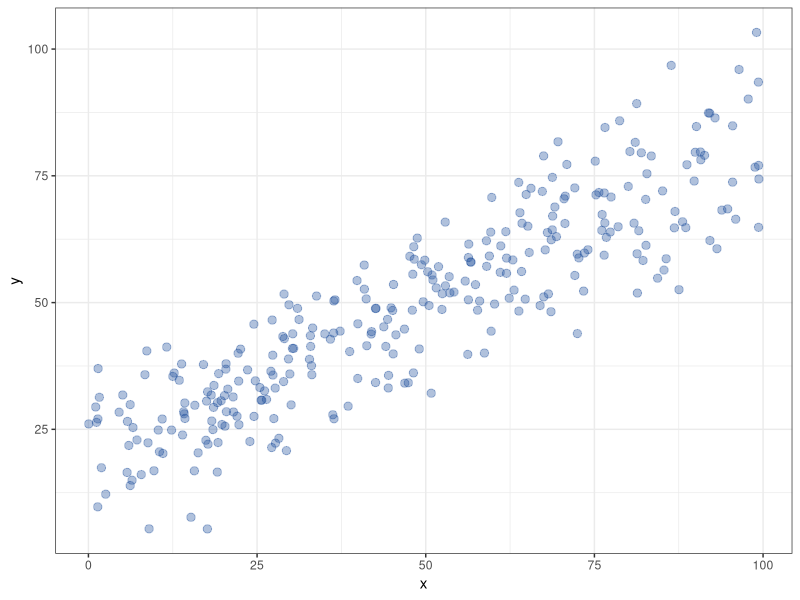
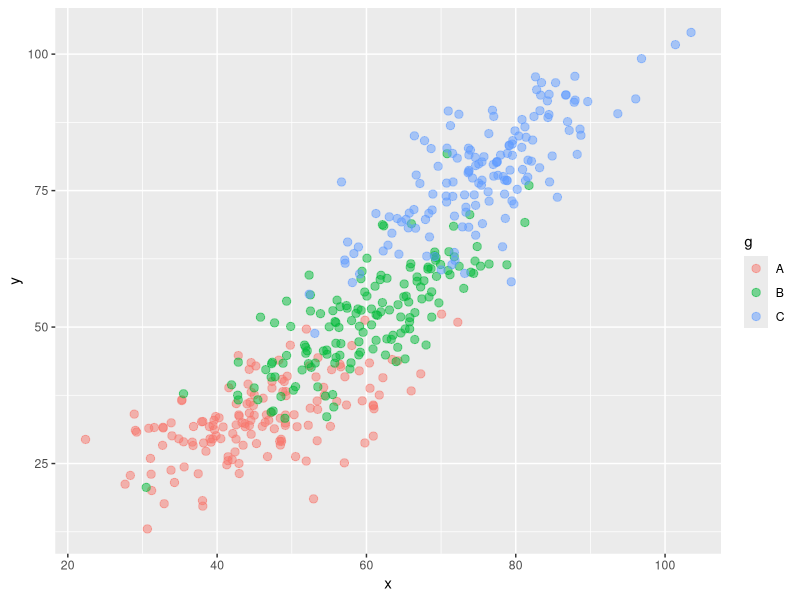
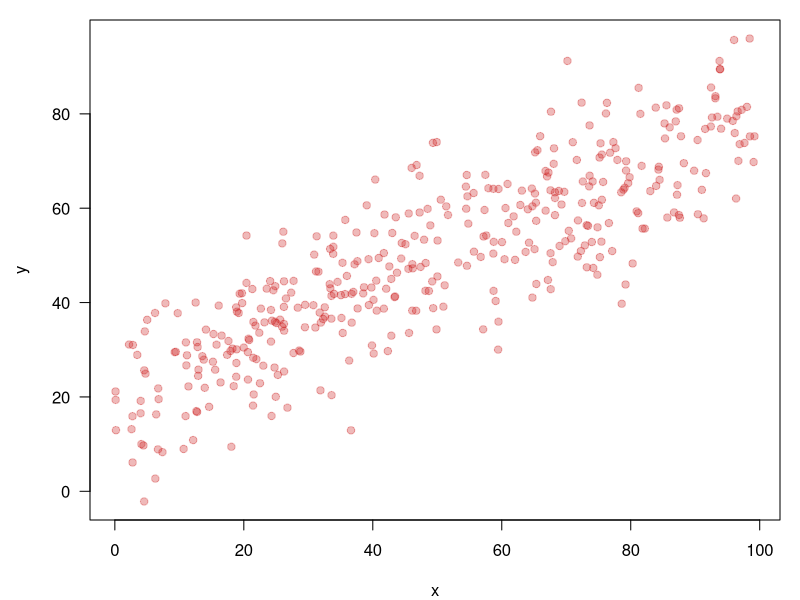
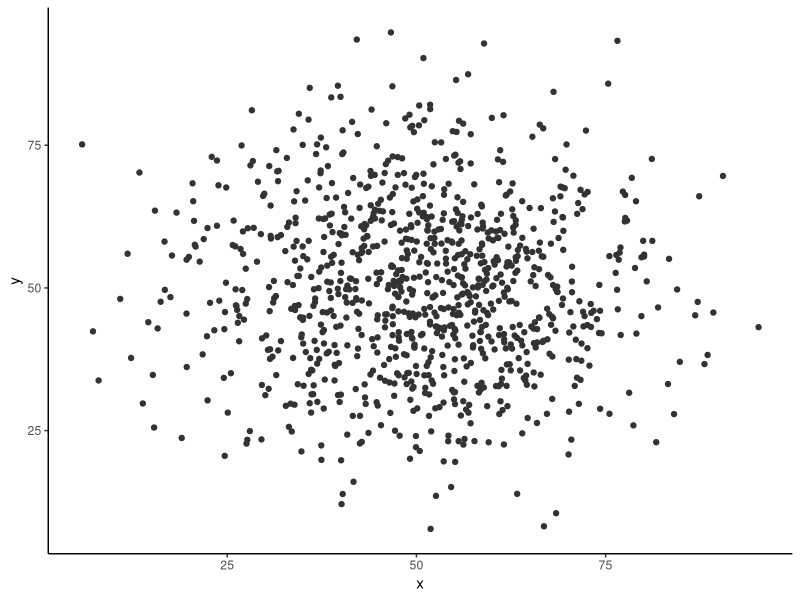
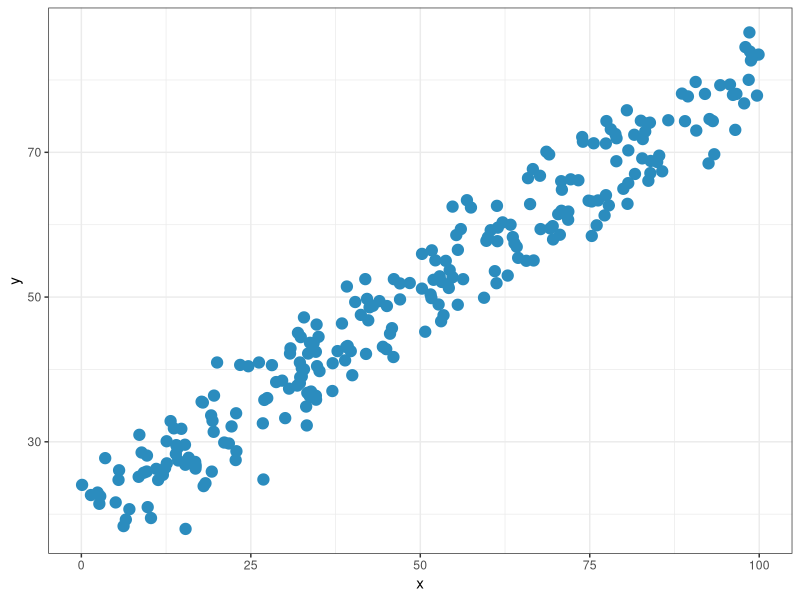
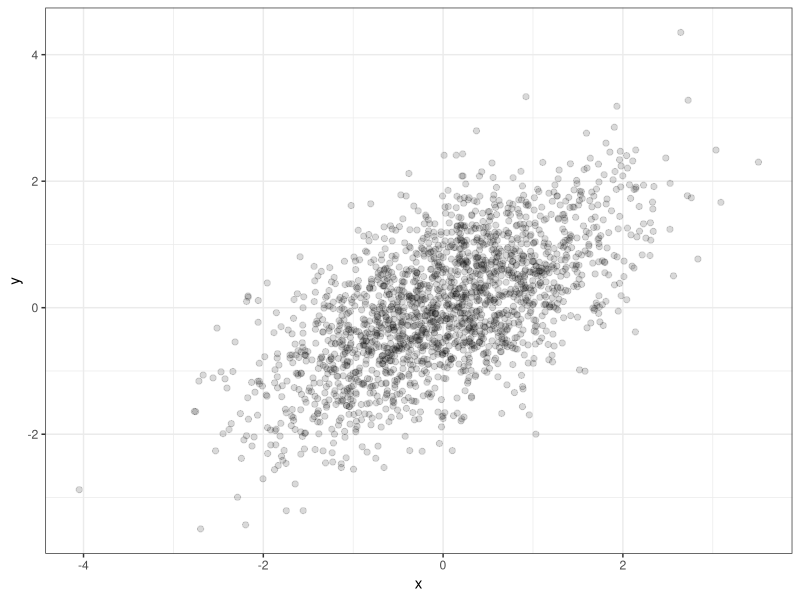
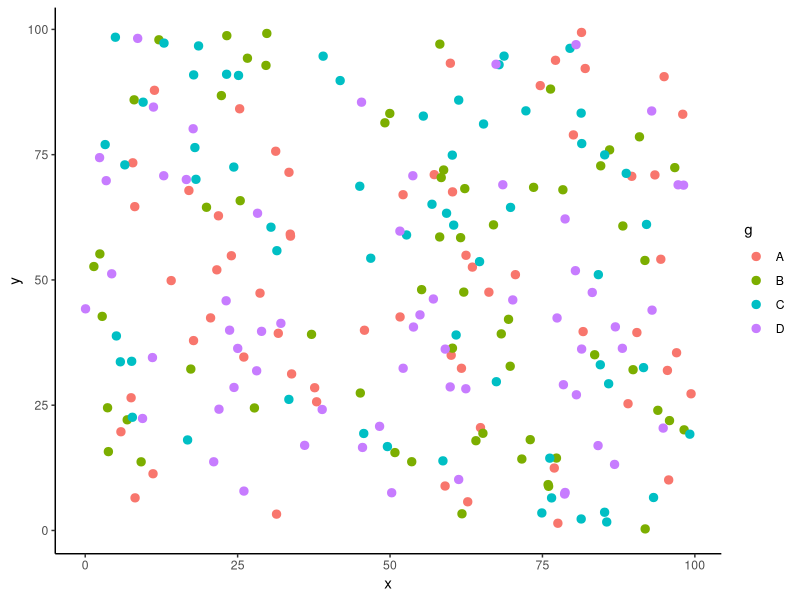
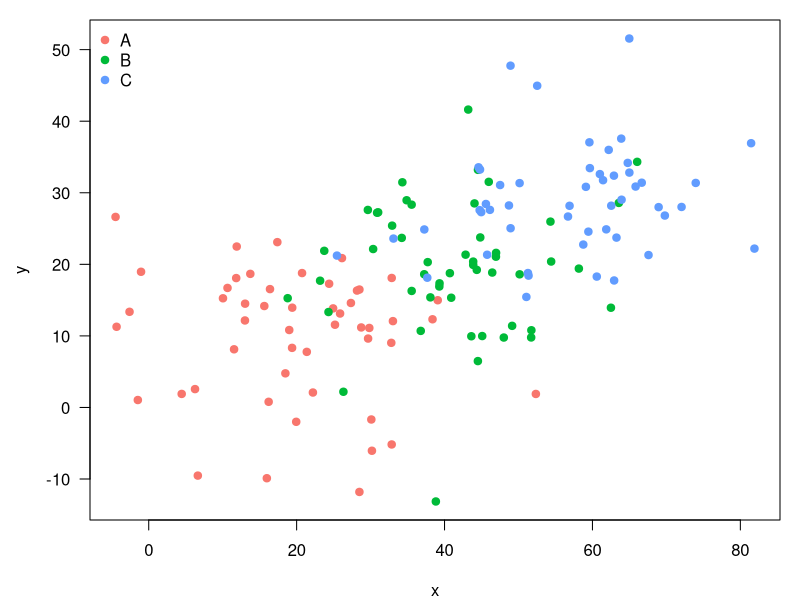

Write R code to recreate these figures, in order.
# bench-r2: scatterplots drawn by R as figures commonly draw them: translucent and overlapping dots, many dots, dots
# in several colors, and dots with fitted lines and curves and their confidence regions. Each image gets a CSV of its
# points in data units (x, y and a group when there are colors) with the tick values in header lines, which the
# benchmark places in the image through the detected ticks (npm run bench -- --set bench-r2).
#
# Usage, from this directory: Rscript make.R   (R 4.x with ggplot2; written with R 4.6.0 and ggplot2 4.0.3 on macOS,
# whose quartz device sets the text in Helvetica)

suppressMessages(library(ggplot2))
set.seed(11)

num <- function(v) paste(trimws(formatC(v, format = "g", digits = 15)), collapse = ", ")
fmt <- function(v) trimws(formatC(v, format = "g", digits = 10))

# the CSV beside an image: tick values (those inside the plot), scales, and the points, with their groups if any
truth <- function(name, x, y, xticks, yticks, group = NULL) {
    rows <- if (is.null(group)) paste(fmt(x), fmt(y), sep = ",") else paste(fmt(x), fmt(y), group, sep = ",")
    lines <- c(
        paste("# x ticks:", num(xticks)), paste("# y ticks:", num(yticks)),
        "# x scale: linear", "# y scale: linear",
        "# source: drawn by bench-r2/make.R", if (is.null(group)) "x,y" else "x,y,group", rows
    )
    writeLines(lines, paste0(name, ".csv"))
}

# a ggplot of data frame d (columns x, y, and g for a group): the tick values are its scales' breaks
gg <- function(name, p, d, width = 6, height = 4.6, dpi = 110) {
    ggsave(paste0(name, ".png"), p, width = width, height = height, dpi = dpi)
    params <- ggplot_build(p)$layout$panel_params[[1]]
    breaks <- function(b) b[!is.na(b)]
    truth(name, d$x, d$y, breaks(params$x$breaks), breaks(params$y$breaks), if ("g" %in% names(d)) d$g else NULL)
}

# of the values `at`, those inside the open plot
inside <- function(at, side) {
    usr <- par("usr")[if (side == 1) 1:2 else 3:4]
    at[at >= usr[1] & at <= usr[2]]
}

# a base-graphics plot of data frame d: `draw` plots it
base <- function(name, d, draw, width = 660, height = 506, res = 96) {
    png(paste0(name, ".png"), width = width, height = height, res = res, type = "quartz")
    par(mar = c(4, 4.5, 1, 1))
    draw()
    truth(name, d$x, d$y, inside(axTicks(1), 1), inside(axTicks(2), 2), if ("g" %in% names(d)) d$g else NULL)
    invisible(dev.off())
}

# a linear trend with noise, and a curved one
linear <- function(n, slope = 0.6, sd = 6) {
    x <- runif(n, 0, 100)
    data.frame(x = x, y = 20 + slope * x + rnorm(n, 0, sd))
}
curved <- function(n, sd = 0.35) {
    x <- runif(n, 0, 10)
    data.frame(x = x, y = sin(x / 1.6) + 0.15 * x + rnorm(n, 0, sd))
}
groups <- function(k, n, f) do.call(rbind, lapply(seq_len(k), function(i) cbind(f(n, i), g = LETTERS[i])))
HUE3 <- c("#F8766D", "#00BA38", "#619CFF") # ggplot2's own palette for three groups

# --- translucent dots ---

d <- linear(300, sd = 9)
gg("gg-alpha", ggplot(d, aes(x, y)) + geom_point(colour = "#1f4e9c", alpha = 0.35, size = 2.5) + theme_bw(), d)
d <- groups(3, 150, function(n, i) {
    x <- rnorm(n, 30 + 15 * i, 9)
    data.frame(x = x, y = 10 + (0.3 + 0.2 * i) * x + rnorm(n, 0, 6))
})
gg("gg-alpha-groups", ggplot(d, aes(x, y, colour = g)) + geom_point(alpha = 0.5, size = 2.5), d)
d <- linear(400, sd = 10)
base("base-alpha", d, function() plot(d$x, d$y, pch = 19, col = rgb(0.8, 0.1, 0.1, 0.3), xlab = "x", ylab = "y", las = 1))

# --- many dots, opaque and overlapping ---

d <- data.frame(x = rnorm(1000, 50, 15), y = rnorm(1000, 50, 15))
gg("gg-many", ggplot(d, aes(x, y)) + geom_point(colour = "#333333", size = 1.5) + theme_classic(), d)
d <- linear(250, sd = 4)
gg("gg-overlap", ggplot(d, aes(x, y)) + geom_point(colour = "#2b8cbe", size = 3.5) + theme_bw(), d)
d <- data.frame(x = rnorm(2000, 0, 1), y = rnorm(2000, 0, 1))
d$y <- 0.6 * d$x + 0.8 * d$y
gg("gg-dense-alpha", ggplot(d, aes(x, y)) + geom_point(alpha = 0.15, size = 1.8) + theme_bw(), d, dpi = 150)

# --- dots in several colors ---

d <- groups(4, 60, function(n, i) data.frame(x = runif(n, 0, 100), y = runif(n, 0, 100)))
gg("gg-colors", ggplot(d, aes(x, y, colour = g)) + geom_point(size = 2.5) + theme_classic(), d)
d <- groups(3, 50, function(n, i) data.frame(x = rnorm(n, 20 * i, 10), y = rnorm(n, 10 * i, 8)))
base("base-colors", d, function() {
    plot(d$x, d$y, pch = 19, col = HUE3[match(d$g, LETTERS)], xlab = "x", ylab = "y", las = 1)
    legend("topleft", legend = LETTERS[1:3], pch = 19, col = HUE3, bty = "n")
})
d <- groups(3, 50, function(n, i) data.frame(x = rnorm(n, 20 * i, 10), y = rnorm(n, 10 * i, 8)))
gg("gg-outlined", ggplot(d, aes(x, y, fill = g)) + geom_point(shape = 21, colour = "black", size = 3) + theme_bw(), d)

# --- fitted lines and curves, with confidence regions ---

d <- linear(80)
gg("gg-lm", ggplot(d, aes(x, y)) + geom_point(colour = "#1b9e77", size = 2.5) + geom_smooth(method = "lm", formula = y ~ x) + theme_classic(), d)
d <- curved(120)
gg("gg-loess", ggplot(d, aes(x, y)) + geom_point(size = 2.5) + geom_smooth(method = "loess", formula = y ~ x), d)
d <- groups(2, 70, function(n, i) {
    x <- runif(n, 0, 10)
    data.frame(x = x, y = (1 + i) * sin(x / 2.2) + 0.3 * i * x + rnorm(n, 0, 0.5))
})
gg("gg-loess-groups", ggplot(d, aes(x, y, colour = g, fill = g)) + geom_point(alpha = 0.6, size = 2.5) +
    geom_smooth(method = "loess", formula = y ~ x, alpha = 0.2) + theme_bw(), d)
# the band drawn first, the dots over it
d <- linear(100, sd = 8)
gg("gg-lm-under", ggplot(d, aes(x, y)) + geom_smooth(method = "lm", formula = y ~ x, colour = "#d95f02", fill = "#fdd0a2") +
    geom_point(colour = "#d95f02", size = 2.5) + theme_bw(), d)
d <- groups(3, 60, function(n, i) {
    x <- rnorm(n, 25 * i, 8)
    data.frame(x = x, y = 30 + (2 - i) * 0.5 * (x - 25 * i) + 15 * i + rnorm(n, 0, 6))
})
gg("gg-ellipse", ggplot(d, aes(x, y, colour = g)) + geom_point(size = 2.5) + stat_ellipse(aes(fill = g), geom = "polygon", alpha = 0.15) +
    stat_ellipse() + theme_classic(), d)
d <- linear(150, sd = 8)
fit <- lm(y ~ x, data = d)
grid <- data.frame(x = seq(0, 100, length.out = 200))
band <- predict(fit, grid, interval = "confidence")
base("base-lm", d, function() {
    plot(d$x, d$y, pch = 19, col = rgb(0.2, 0.2, 0.7, 0.5), xlab = "x", ylab = "y", las = 1)
    polygon(c(grid$x, rev(grid$x)), c(band[, "lwr"], rev(band[, "upr"])), col = rgb(0.2, 0.2, 0.7, 0.15), border = NA)
    lines(grid$x, band[, "fit"], col = rgb(0.2, 0.2, 0.7), lwd = 2)
    lines(grid$x, band[, "lwr"], lty = 2)
    lines(grid$x, band[, "upr"], lty = 2)
})
